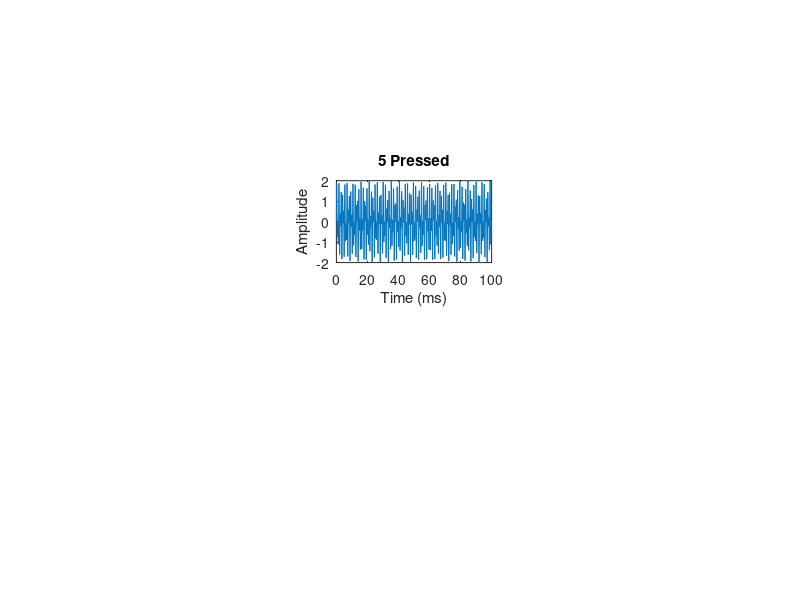

Write MATLAB code to recreate this figure. (Note: this script raises an error after producing the figure.)
clc  
close all
%% INITIALIZE VARIABLES
symbol = {'1','2','3','4','5','6','7','8','9','*','0','#'};
lowFreqGroup = [697, 770, 852, 941]; %frequencies in rows
highFreqGroup = [1209, 1336, 1477]; %frequencies in columns
freqArray = [];
for i = 1:4
for j = 1:3
    freqArray = [freqArray [lowFreqGroup(i); highFreqGroup(j)]]; %create pairs
end
end
Fs = 8e3; %sampling frequency
N = 8e2; %tones of 100ms
t = (0:N-1)/Fs; %time
sine = 2*pi*t; %sine formula
toneArray = zeros(N, size(freqArray,2)); %array of N*12 for graph
digits = '123456789*0#'; %digits to be used
inputNumber = input('Dial a Phone Number: ','s'); %get input
number = [];
silence = zeros(1600,1); %space between digits
%% VISUALIZE NUMBER PRESSED IN DIAL KEYPAD
for i = 1:numel(inputNumber) %loop for each of 12 symbols
pressed = strfind(digits,inputNumber(i)); %find digit pressed
toneArray(:,pressed) = sum(sin(freqArray(:,pressed)*sine)); %make it sinusoidal
figure(1)
subplot(4,3,pressed)
plot(t*1000,toneArray(:,pressed)) %make time 100ms
title([inputNumber(i), ' Pressed']);
ylabel('Amplitude');
xlabel('Time (ms)');
sound(toneArray(:,pressed)) %make it sound
pause(0.2)
number = [number; toneArray(:,pressed); silence]; %create number array with spaces
between digits
end
n = [];
for j=1:length(number)
n(1,j) = j; %create time array
end
figure(2)
sgtitle(inputNumber)
plot(n/8,number)
ylabel('Amplitude');
xlabel('Time (ms)');